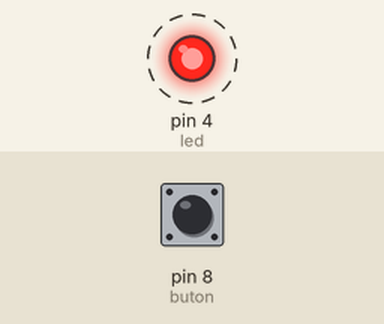
This sketch was run on a simulated Arduino Uno, built with avr-gcc and run on an emulated ATmega328P. Parts: output pins drawn as LEDs (lit = HIGH). Dashed ring = blinking. The inputs (shaded band) are chosen by the test bench; at power-on: pin 8 (buton) LOW.

Above: at 0.2 s.
Timing chart, 0 to 3.0 s (numbered marks = the images above):
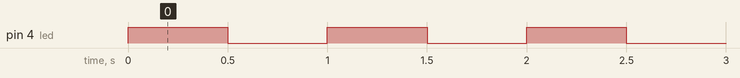

The sketch:

sketch.ino
```cpp
int led = 4;
int buton =8;

void setup() {
  pinMode(led, OUTPUT);
  pinMode(buton, INPUT);

}

void loop() {
  int time = 500;
  digitalWrite(led, HIGH);
  delay(time);
  digitalWrite(led, LOW);
  delay(time);
  if (digitalRead(buton) == LOW){
  time += 250;
  if(time>2000) {
    time=500;
  }
  }


}
```

Measured:
- by itself, pin 4 (led): alternates HIGH for 0.50 s and LOW for 0.50 s
